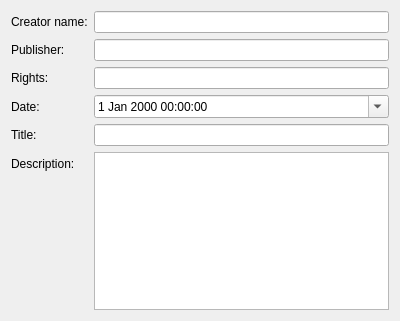
<?xml version="1.0" encoding="UTF-8"?>
<ui version="4.0">
 <author>
    SPDX-FileCopyrightText: none
    SPDX-License-Identifier: GPL-3.0-or-later
  </author>
 <class>DublinCore</class>
 <widget class="QWidget" name="DublinCore">
  <property name="geometry">
   <rect>
    <x>0</x>
    <y>0</y>
    <width>400</width>
    <height>321</height>
   </rect>
  </property>
  <layout class="QFormLayout" name="formLayout">
   <item row="0" column="0">
    <widget class="QLabel" name="label">
     <property name="text">
      <string>Creator name:</string>
     </property>
     <property name="buddy">
      <cstring>creator</cstring>
     </property>
    </widget>
   </item>
   <item row="0" column="1">
    <widget class="QLineEdit" name="creator"/>
   </item>
   <item row="1" column="0">
    <widget class="QLabel" name="label_4">
     <property name="text">
      <string>Publisher:</string>
     </property>
     <property name="buddy">
      <cstring>publisher</cstring>
     </property>
    </widget>
   </item>
   <item row="1" column="1">
    <widget class="QLineEdit" name="publisher"/>
   </item>
   <item row="2" column="0">
    <widget class="QLabel" name="label_5">
     <property name="text">
      <string>Rights:</string>
     </property>
     <property name="buddy">
      <cstring>rights</cstring>
     </property>
    </widget>
   </item>
   <item row="2" column="1">
    <widget class="QLineEdit" name="rights"/>
   </item>
   <item row="3" column="0">
    <widget class="QLabel" name="label_2">
     <property name="text">
      <string>Date:</string>
     </property>
     <property name="buddy">
      <cstring>date</cstring>
     </property>
    </widget>
   </item>
   <item row="3" column="1">
    <widget class="QDateTimeEdit" name="date">
     <property name="calendarPopup">
      <bool>true</bool>
     </property>
    </widget>
   </item>
   <item row="4" column="0">
    <widget class="QLabel" name="label_7">
     <property name="text">
      <string>Title:</string>
     </property>
     <property name="buddy">
      <cstring>title</cstring>
     </property>
    </widget>
   </item>
   <item row="4" column="1">
    <widget class="QLineEdit" name="title"/>
   </item>
   <item row="5" column="0">
    <widget class="QLabel" name="label_3">
     <property name="text">
      <string>Description:</string>
     </property>
     <property name="buddy">
      <cstring>description</cstring>
     </property>
    </widget>
   </item>
   <item row="5" column="1">
    <widget class="QTextEdit" name="description"/>
   </item>
  </layout>
 </widget>
 <resources/>
 <connections/>
</ui>
